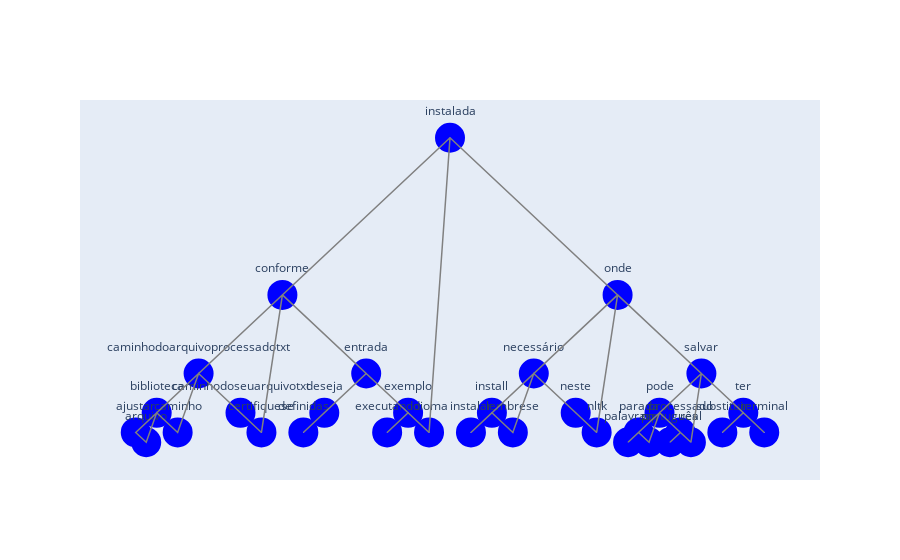

Here is the notebook cell this chart was saved with:
### Markdown cell above
## Automplete function

### Code cell
def _get_occurencies(root, prefix, matches):
    if root is None:
        return
    if prefix in root.value and prefix[0] == root.value[0]:
        matches.append(root.value)
        print(root.value)
    if prefix >= root.value:
        _get_occurencies(root.right_child, prefix, matches)
    if prefix < root.value:
        _get_occurencies(root.left_child, prefix, matches)
    
def get_ocurrencies(avl_tree, prefix):
    matches = []
    _get_occurencies(avl_tree.root, prefix, matches)
    return matches

# "ab" in "abraço" and "ab"[0] == "abraço"[0]

print(get_ocurrencies(avl_tree, "ins"))

visualize_avl_tree(avl_tree)

### Figure 1 — Plotly figure (JSON) as saved in the notebook; plotly's stock layout.template omitted (floating-point values rounded to 4 significant figures)
{"data": [{"hoverinfo": "text", "hovertext": ["Value: instaladaHeight: 6Imbalance: 0", "Value: conformeHeight: 5Imbalance: 1", "Value: caminhodoarquivoprocessadotxtHeight: 4Imbalance: 1", "Value: bibliotecaHeight: 3Imbalance: 1", "Value: ajustarHeight: 2Imbalance: -1", "Value: arquivoHeight: 1Imbalance: 0", "Value: caminhoHeight: 1Imbalance: 0", "Value: caminhodoseuarquivotxtHeight: 2Imbalance: -1", "Value: certifiqueseHeight: 1Imbalance: 0", "Value: entradaHeight: 3Imbalance: 0", "Value: desejaHeight: 2Imbalance: 1", "Value: definidasHeight: 1Imbalance: 0", "Value: exemploHeight: 2Imbalance: 0", "Value: executandoHeight: 1Imbalance: 0", "Value: idiomaHeight: 1Imbalance: 0", "Value: ondeHeight: 5Imbalance: -1", "Value: necessárioHeight: 3Imbalance: 0", "Value: installHeight: 2Imbalance: 0", "Value: instalarHeight: 1Imbalance: 0", "Value: lembreseHeight: 1Imbalance: 0", "Value: nesteHeight: 2Imbalance: -1", "Value: nltkHeight: 1Imbalance: 0", "Value: salvarHeight: 4Imbalance: 1", "Value: podeHeight: 3Imbalance: 0", "Value: paradaHeight: 2Imbalance: 0", "Value: palavrasHeight: 1Imbalance: 0", "Value: pipHeight: 1Imbalance: 0", "Value: processadoHeight: 2Imbalance: 0", "Value: portuguêsHeight: 1Imbalance: 0", "Value: realHeight: 1Imbalance: 0", "Value: terHeight: 2Imbalance: 0", "Value: substituirHeight: 1Imbalance: 0", "Value: terminalHeight: 1Imbalance: 0"], "marker": {"color": "blue", "size": 30, "symbol": "circle-dot"}, "mode": "markers+text", "name": "Nodes", "text": ["instalada", "conforme", "caminhodoarquivoprocessadotxt", "biblioteca", "ajustar", "arquivo", "caminho", "caminhodoseuarquivotxt", "certifiquese", "entrada", "deseja", "definidas", "exemplo", "executando", "idioma", "onde", "necessário", "install", "instalar", "lembrese", "neste", "nltk", "salvar", "pode", "parada", "palavras", "pip", "processado", "português", "real", "ter", "substituir", "terminal"], "textposition": "top center", "type": "scatter", "x": [0, -1, -1.5, -1.75, -1.875, -1.812, -1.625, -1.25, -1.125, -0.5, -0.75, -0.875, -0.25, -0.375, -0.125, 1, 0.5, 0.25, 0.125, 0.375, 0.75, 0.875, 1.5, 1.25, 1.125, 1.062, 1.188, 1.375, 1.312, 1.438, 1.75, 1.625, 1.875], "y": [0, -2, -3, -3.5, -3.75, -3.875, -3.75, -3.5, -3.75, -3, -3.5, -3.75, -3.5, -3.75, -3.75, -2, -3, -3.5, -3.75, -3.75, -3.5, -3.75, -3, -3.5, -3.75, -3.875, -3.875, -3.75, -3.875, -3.875, -3.5, -3.75, -3.75]}, {"line": {"color": "gray", "width": 1.5}, "mode": "lines", "name": "Edges", "type": "scatter", "x": [0, -1, -1, -1.5, -1.5, -1.75, -1.75, -1.875, -1.875, -1.812, -1.75, -1.625, -1.5, -1.25, -1.25, -1.125, -1, -0.5, -0.5, -0.75, -0.75, -0.875, -0.5, -0.25, -0.25, -0.375, -0.25, -0.125, 0, 1, 1, 0.5, 0.5, 0.25, 0.25, 0.125, 0.25, 0.375, 0.5, 0.75, 0.75, 0.875, 1, 1.5, 1.5, 1.25, 1.25, 1.125, 1.125, 1.062, 1.125, 1.188, 1.25, 1.375, 1.375, 1.312, 1.375, 1.438, 1.5, 1.75, 1.75, 1.625, 1.75, 1.875], "y": [0, -2, -2, -3, -3, -3.5, -3.5, -3.75, -3.75, -3.875, -3.5, -3.75, -3, -3.5, -3.5, -3.75, -2, -3, -3, -3.5, -3.5, -3.75, -3, -3.5, -3.5, -3.75, -3.5, -3.75, 0, -2, -2, -3, -3, -3.5, -3.5, -3.75, -3.5, -3.75, -3, -3.5, -3.5, -3.75, -2, -3, -3, -3.5, -3.5, -3.75, -3.75, -3.875, -3.75, -3.875, -3.5, -3.75, -3.75, -3.875, -3.75, -3.875, -3, -3.5, -3.5, -3.75, -3.5, -3.75]}], "layout": {"autosize": true, "hovermode": "closest", "showlegend": false, "xaxis": {"autorange": true, "range": [-2.18, 2.18], "showgrid": false, "showticklabels": false, "type": "linear", "zeroline": false}, "yaxis": {"autorange": true, "range": [-4.739, 0.8637], "showgrid": false, "showticklabels": false, "type": "linear", "zeroline": false}}}
